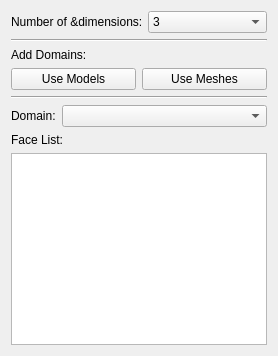
       <widget class="QWidget" name="pSPage1" native="true">
        <attribute name="label">
         <string>Domains</string>
        </attribute>
        <layout class="QVBoxLayout" name="verticalLayout_2">
         <item>
          <layout class="QGridLayout" name="gridLayout_22">
           <property name="topMargin">
            <number>0</number>
           </property>
           <property name="spacing">
            <number>5</number>
           </property>
           <item row="0" column="1">
            <widget class="QComboBox" name="nsd">
             <property name="sizePolicy">
              <sizepolicy hsizetype="Expanding" vsizetype="Fixed">
               <horstretch>0</horstretch>
               <verstretch>0</verstretch>
              </sizepolicy>
             </property>
             <property name="toolTip">
              <string notr="true">Dimensions of the problem (2D or 3D)</string>
             </property>
             <property name="currentIndex">
              <number>1</number>
             </property>
             <item>
              <property name="text">
               <string>2</string>
              </property>
             </item>
             <item>
              <property name="text">
               <string>3</string>
              </property>
             </item>
            </widget>
           </item>
           <item row="0" column="0">
            <widget class="QLabel" name="label_4">
             <property name="sizePolicy">
              <sizepolicy hsizetype="Minimum" vsizetype="Fixed">
               <horstretch>0</horstretch>
               <verstretch>0</verstretch>
              </sizepolicy>
             </property>
             <property name="text">
              <string>Number of &amp;dimensions:</string>
             </property>
            </widget>
           </item>
          </layout>
         </item>
         <item>
          <widget class="Line" name="line_6">
           <property name="orientation">
            <enum>Qt::Horizontal</enum>
           </property>
          </widget>
         </item>
         <item>
          <widget class="QLabel" name="label_2">
           <property name="text">
            <string>Add Domains:</string>
           </property>
          </widget>
         </item>
         <item>
          <layout class="QHBoxLayout" name="horizontalLayout">
           <item>
            <widget class="QPushButton" name="pushButton">
             <property name="text">
              <string>Use Models</string>
             </property>
            </widget>
           </item>
           <item>
            <widget class="QPushButton" name="pushButton_2">
             <property name="text">
              <string>Use Meshes</string>
             </property>
            </widget>
           </item>
          </layout>
         </item>
         <item>
          <widget class="Line" name="line_4">
           <property name="orientation">
            <enum>Qt::Horizontal</enum>
           </property>
          </widget>
         </item>
         <item>
          <layout class="QGridLayout" name="gridLayout_6">
           <item row="3" column="1">
            <widget class="QComboBox" name="comboBox"/>
           </item>
           <item row="3" column="0">
            <widget class="QLabel" name="label">
             <property name="sizePolicy">
              <sizepolicy hsizetype="Fixed" vsizetype="Preferred">
               <horstretch>0</horstretch>
               <verstretch>0</verstretch>
              </sizepolicy>
             </property>
             <property name="text">
              <string>Domain:</string>
             </property>
            </widget>
           </item>
          </layout>
         </item>
         <item>
          <widget class="QLabel" name="label_7">
           <property name="text">
            <string>Face List:</string>
           </property>
          </widget>
         </item>
         <item>
          <widget class="QListWidget" name="faceList">
           <property name="sizePolicy">
            <sizepolicy hsizetype="Expanding" vsizetype="Expanding">
             <horstretch>0</horstretch>
             <verstretch>0</verstretch>
            </sizepolicy>
           </property>
           <property name="toolTip">
            <string>List of added faces</string>
           </property>
           <property name="alternatingRowColors">
            <bool>true</bool>
           </property>
           <property name="sortingEnabled">
            <bool>true</bool>
           </property>
          </widget>
         </item>
        </layout>
       </widget>
